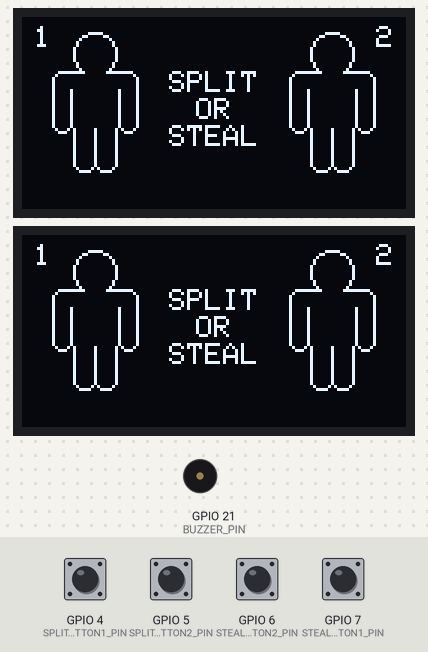
A sketch run on a simulated ESP32-S3. Parts: 2 × 128×64 one-colour display, buzzer (waves = sounding). Inputs (shaded band) come from the test bench; at power-on: GPIO 4 (SPLITBUTTON1_PIN), GPIO 5 (SPLITBUTTON2_PIN), GPIO 6 (STEALBUTTON2_PIN), GPIO 7 (STEALBUTTON1_PIN) HIGH. The display library's start-up logo is not drawn; EEPROM starts erased; what the sketch prints to the serial monitor is not drawn.

Above: at 1.8 s.
1.9 s: GPIO 4 (SPLITBUTTON1_PIN) pulled LOW for 0.15 s
At 2.06 s:
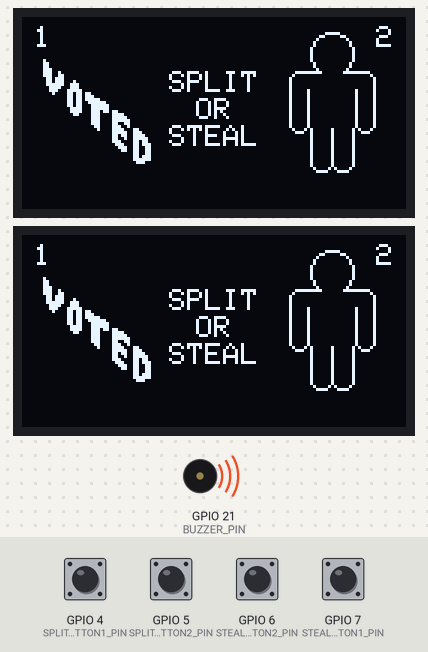
At 3.3 s:
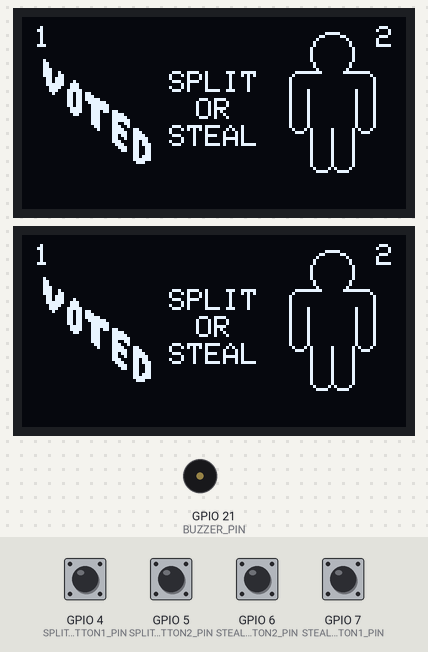
3.6 s: GPIO 5 (SPLITBUTTON2_PIN) pulled LOW for 0.15 s
At 8.3 s:
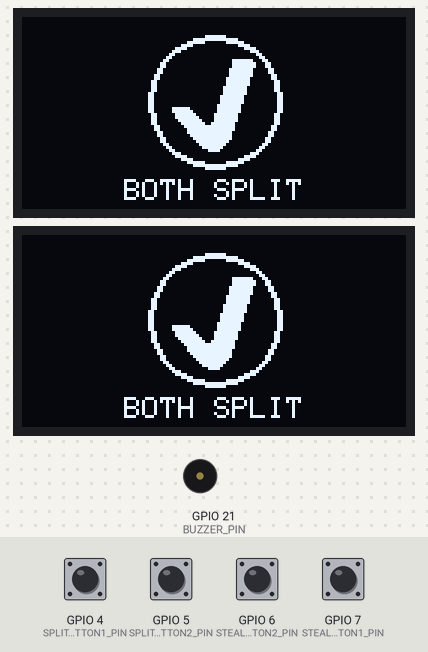
Timing chart, 0 to 9.8 s (numbered marks = the images above; inputs shaded):
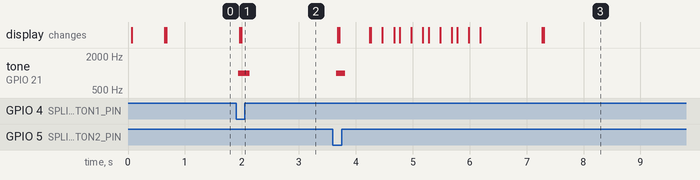

Measured:
- after the input at 1.9 s, tone on GPIO 21 (BUZZER_PIN): silent → 1000 Hz at once, → silent 0.20 s later; the display: first changes after 0.07 s (image 1 shows a later state)
- after the input at 3.6 s, tone on GPIO 21 (BUZZER_PIN): silent → 1000 Hz after 0.06 s, → silent 0.15 s later; the display: first changes after 0.09 s (image 3 shows a later state)

The sketch:

falloutsplitsteal.ino
```cpp
#include "icons.h"

//non-volatile storage
#include <Preferences.h>

#define INITIALIZED_KEY "INITIALIZE"
#define TOTAL_TRIALS_KEY "NUM_TRIALS"
#define TOTAL_SPLIT_STEAL_KEY "TOTAL_SPLIT_STEAL_KEY"
#define TOTAL_SPLIT_SPLIT_KEY "TOTAL_SPLIT_SPLIT_KEY"
#define TOTAL_STEAL_STEAL_KEY "TOTAL_STEAL_STEAL_KEY"
#define NVM_NAMESPACE "nvm"


Preferences nvm;
int split_splits = -2;
int split_steals = -2;
int steal_steals = -2;

//ms between cycles
#define TICK_SPEED 50

//for SPI SSD1306 screen
#include <SPI.h>
#include <Adafruit_GFX.h>
#include <Adafruit_SSD1306.h>

#define SPLITBUTTON1_PIN 4
#define SPLITBUTTON2_PIN 5
#define STEALBUTTON1_PIN 7
#define STEALBUTTON2_PIN 6

#define OLED_DC  2
#define OLED1_CS 3
#define OLED2_CS 9
#define OLED_CLK 8
#define OLED_MOSI 10
#define OLED_RST 20

#define BUZZER_PIN 21

#define SCREEN_WIDTH 128
#define SCREEN_HEIGHT 64

// buzzer params

const long BUZZER_LENGTH = 200;
long lastBuzzer = -BUZZER_LENGTH;

// 2nd to last parameter is pin of RST, set to -1 because not needed
Adafruit_SSD1306 display1(SCREEN_WIDTH, SCREEN_HEIGHT, OLED_MOSI, OLED_CLK, OLED_DC, OLED_RST, OLED1_CS);
Adafruit_SSD1306 display2(SCREEN_WIDTH, SCREEN_HEIGHT, OLED_MOSI, OLED_CLK, OLED_DC, -1, OLED2_CS);

//animations
struct Animation {
  const bool* anim;
  uint8_t fps;
  uint8_t frames;
  uint8_t width;
  uint8_t height;
  bool loop;
  int currentTick = 0; //milliseconds, tracks current time
};

struct Animation PersonIcon {
  &(PERSONICON[0][0][0]),
  1,1,
  49,49,
  true, 0
};
struct Animation CircleIcon {
  &(CIRCLEICON[0][0][0]),
  1,1,
  32,32,
  true, 0
};
struct Animation HandshakeIcon {
  &(HANDSHAKEICON[0][0][0]),
  1,1,
  40,40,
  true, 0
};
struct Animation DevilIcon {
  &(DEVILICON[0][0][0]),
  1,1,
  40,40,
  true, 0
};
struct Animation SadIcon {
  &(SADICON[0][0][0]),
  1,1,
  40,40,
  true, 0
};
struct Animation SkullIcon {
  &(SKULLICON[0][0][0]),
  1,1,
  40,40,
  true, 0
};
struct Animation ErrorIcon {
  &(ERRORICON[0][0][0]),
  1,1,
  40,40,
  true, 0
};
struct Animation CheckmarkIcon {
  &(CHECKMARKICON[0][0][0]),
  1,1,
  49,49,
  true, 0
};
struct Animation VotedIcon {
  &(VOTEDICON[0][0][0]),
  1,1,
  49,53,
  true, 0
};
struct Animation LoadingAnim1 {
  &(LOADINGANIM[0][0][0]),
  12,12,
  48,48,
  false, 0
};
struct Animation LoadingAnim2 {
  &(LOADINGANIM[0][0][0]),
  12,12,
  48,48,
  false, 0
};

//statistic functions, dangerous
    // Helper function to calculate erf(x) using Abramowitz and Stegun's approximation
double erf(double x) {
    // constants
    double p = 0.3275911;
    double a1 = 0.254829592;
    double a2 = -0.284496736;
    double a3 = 1.421413741;
    double a4 = -1.453152027;
    double a5 = 1.061405429;

    // Save the sign of x
    int sign = 1;
    if (x < 0) sign = -1;
    x = abs(x);

    // A&S formula 7.1.26
    double t = 1.0 / (1.0 + p * x);
    double y = 1.0 - (((((a5 * t + a4) * t) + a3) * t + a2) * t + a1) * t * exp(-x * x);

    return sign * y;
}
    // Main function to calculate normalcdf(-infinity, z)
double normalCDF(double z) {
    return z != 0 ? 0.5 * erf(z) : 0;
}
double calculateZScore(){
  return (
    ((double)(split_splits*2 + split_steals)) / ((split_splits + split_steals + steal_steals)*2) - 0.50
  ) / (
    sqrt(0.25 / ((split_splits + split_steals + steal_steals)*2)));
}

//non-volatile memory functions
void initMemory(){
  if(!nvm.getBool(INITIALIZED_KEY, false)){
    Serial.println("Initializing default parameters");
    nvm.putBool(INITIALIZED_KEY, true);
    nvm.putInt(TOTAL_SPLIT_SPLIT_KEY, 0);
    nvm.putInt(TOTAL_SPLIT_STEAL_KEY, 0);
    nvm.putInt(TOTAL_STEAL_STEAL_KEY, 0);
  }
  split_splits = nvm.getInt(TOTAL_SPLIT_SPLIT_KEY);
  split_steals = nvm.getInt(TOTAL_SPLIT_STEAL_KEY);
  steal_steals = nvm.getInt(TOTAL_STEAL_STEAL_KEY);

}
void saveMemory(){
  nvm.putInt(TOTAL_SPLIT_SPLIT_KEY, split_splits);
  nvm.putInt(TOTAL_SPLIT_STEAL_KEY, split_steals);
  nvm.putInt(TOTAL_STEAL_STEAL_KEY, steal_steals);
}
//animation functions
void playAnimation(
  Adafruit_SSD1306 &display,
  Animation &anim,
  int x,
  int y
){
  playAnimation(display, anim, x, y, true);
}
void playAnimation(
  Adafruit_SSD1306 &display,
  Animation &anim,
  int x,
  int y,
  bool overwrite
){
  bool finished = anim.currentTick >= (int)((1000.0/anim.fps)*(anim.frames));
  uint8_t frame = min((int)(anim.currentTick/(1000.0/anim.fps)), anim.frames-1);
  for(int i = 0; i < anim.height; i++){
    for(int j = 0; j < anim.width; j++){
      if(!overwrite && !anim.anim[frame*anim.width*anim.height + anim.width*i + j]){
        continue;
      }
      display.drawPixel(x+j, y+i, anim.anim[frame*anim.width*anim.height + anim.width*i + j]);
    }
  }
  if(anim.frames <= 1) return;

  if(!finished) {
    anim.currentTick += TICK_SPEED;
  } else if(anim.loop){
    anim.currentTick = 0;
  }
}

int player1_choice = 0;
int player2_choice = 0;
bool reset = 0;

void setBuzzer(){
  lastBuzzer = millis();
}

void setup() {
  Serial.begin(115200);

  Serial.println("! Starting...");
  pinMode(SPLITBUTTON1_PIN, INPUT_PULLUP);
  Serial.println("! Pass pin 1");
  pinMode(SPLITBUTTON2_PIN, INPUT_PULLUP);
  Serial.println("! Pass pin 2");
  pinMode(STEALBUTTON1_PIN, INPUT_PULLUP);
  Serial.println("! Pass pin 3");
  pinMode(STEALBUTTON2_PIN, INPUT_PULLUP);
  Serial.println("! Pass pin 4");
  //button interrupt setup
  attachInterrupt(digitalPinToInterrupt(SPLITBUTTON1_PIN),
                  [](){
                    if(player1_choice == 0){
                      player1_choice = 1;
                      setBuzzer();
                    }
                  },
                  FALLING);
  Serial.println("! Pass interrupt 1");
  attachInterrupt(digitalPinToInterrupt(SPLITBUTTON2_PIN),
                  [](){
                    if(player2_choice == 0) {
                      player2_choice = 1;
                      setBuzzer();
                    }
                  },
                  FALLING);
  Serial.println("! Pass interrupt 2");
  attachInterrupt(digitalPinToInterrupt(STEALBUTTON1_PIN),
                  [](){
                    if(player1_choice == 0) {
                      player1_choice = -1;
                      setBuzzer();
                    }
                  },
                  FALLING);
  Serial.println("! Pass interrupt 3");
  attachInterrupt(digitalPinToInterrupt(STEALBUTTON2_PIN),
                  [](){
                    if(player2_choice == 0) {
                      player2_choice = -1;
                      setBuzzer();
                    }
                  },
                  FALLING);
  Serial.println("! Pass interrupt 4");
  pinMode(BUZZER_PIN, OUTPUT);

  if(!display1.begin(SSD1306_SWITCHCAPVCC)){
    Serial.println("!! DISPLAY 1 FAILURE");
    for(;;);
  }
  display1.display();
  Serial.println("! Pass display 1");

  if(!display2.begin(SSD1306_SWITCHCAPVCC)){
    Serial.println("!! DISPLAY 2 FAILURE");
    for(;;);
  }
  display2.display();
  Serial.println("! Pass display 2");

  // -----
  nvm.begin(NVM_NAMESPACE, false);
  initMemory();
  Serial.println("! Pass non-volatile memory setup");
  // -----
  Serial.println("! Exiting setup ...");

  display2.setTextSize(1);      // Normal 1:1 pixel scale
  display2.setTextColor(SSD1306_WHITE); // Draw white text
  display2.setCursor(0, 0);     // Start at top-left corner
  display2.cp437(true);         // Use full 256 char 'Code Page 437' font


  display1.setTextSize(1);      // Normal 1:1 pixel scale
  display1.setTextColor(SSD1306_WHITE); // Draw white text
  display1.setCursor(0, 0);     // Start at top-left corner
  display1.cp437(true);         // Use full 256 char 'Code Page 437' font5

  delay(500);
}
void drawCenteredText(
  Adafruit_SSD1306 &display,
  const char *text,
  int16_t x,
  int16_t y,
  bool xIsCenter = true,
  bool yIsCenter = true
){
  uint16_t w, h;
  int16_t x1, y1;
  display.getTextBounds(text, 0, 0, &x1, &y1, &w, &h);
  display.setCursor(
    xIsCenter ? x-(w/2) : x,
    yIsCenter ? y-(h/2) : y
  );
  display.print(text);
}
void resultScreen(
  Adafruit_SSD1306 &display,
  int selfchoice,
  int opponentchoice
){
  Animation selectedAnimation =
    selfchoice > opponentchoice ? DevilIcon :
    selfchoice < opponentchoice ? SadIcon :
    selfchoice == -1 && opponentchoice == -1 ? SkullIcon :
    selfchoice == 1 && opponentchoice == 1 ? CheckmarkIcon :
    ErrorIcon;
  const char *txt = selfchoice > opponentchoice ? "YOU STOLE SUCCESSFUL" :
      selfchoice < opponentchoice ? "YOU GOT STOLEN FROM" :
      selfchoice == -1 && opponentchoice == -1 ? "BOTH STOLE" :
      selfchoice == 1 && opponentchoice == 1 ? "BOTH SPLIT" :
      "ERROR";
  playAnimation(display, selectedAnimation,
  SCREEN_WIDTH/2 - selectedAnimation.width/2,
  4);
  drawCenteredText(
    display, txt,
    SCREEN_WIDTH/2,
    SCREEN_HEIGHT-10,
    true, false
  );
}
void statisticsScreen(
  Adafruit_SSD1306 &display
){
  display.clearDisplay();
  display.setTextSize(1);
  drawCenteredText(
    display,
    "TOTAL STATS",
    SCREEN_WIDTH/2, 4,
    true, false
  );
  display.setTextSize(1);
  drawCenteredText(
    display,
    String(String(split_splits) + " split-split").c_str(),
    SCREEN_WIDTH/2, 20,
    true, false
  );
  drawCenteredText(
    display,
    String(String(split_steals) + " split-steal").c_str(),
    SCREEN_WIDTH/2, 30,
    true, false
  );
  drawCenteredText(
    display,
    String(String(steal_steals) + " steal-steal").c_str(),
    SCREEN_WIDTH/2, 40,
    true, false
  );
}
void confidenceScreen(
  Adafruit_SSD1306 &display
){
  display.clearDisplay();
  double zScore = calculateZScore();
  double confidence = (normalCDF(abs(zScore)) - normalCDF(0))*2;
  if(zScore != 0.0){
    display.setTextSize(2);
    drawCenteredText(
      display,
      String(String(confidence*100, 2) + "%").c_str(),
      SCREEN_WIDTH/2, 20,
      true, false
    );
    display.setTextSize(1);
    drawCenteredText(
      display,
      "We are",
      SCREEN_WIDTH/2, 10,
      true, true
    );
    drawCenteredText(
      display,
      "confident that HACK",
      SCREEN_WIDTH/2, 40,
      true, true
    );
    drawCenteredText(
      display,
      String("CLUB is " + String(calculateZScore() < 0 ? "EVIL" : "GOOD")).c_str(),
      SCREEN_WIDTH/2, 50,
      true, true
    );
  } else {
    drawCenteredText(
      display,
      "equal splits & steals",
      SCREEN_WIDTH/2, SCREEN_HEIGHT/2,
      true, true
    );
    drawCenteredText(
      display,
      "unable to determine",
      SCREEN_WIDTH/2, 44,
      true, false
    );
  }
}

void checkBuzzer(){
  if(millis() - lastBuzzer < BUZZER_LENGTH ){
    tone(BUZZER_PIN, 1000);
  } else {
    noTone(BUZZER_PIN);
  }
}
//choices : 0 = no choice yet, 1 = split, -1 = steal
void loop() {
  checkBuzzer();
  if(reset==1){
    delay(4000);
    display1.clearDisplay();
    display2.clearDisplay();
    display1.display();
    display2.display();
    delay(1000);
    LoadingAnim1.currentTick = 0;
    LoadingAnim2.currentTick = 0;
    player1_choice = 0;
    player2_choice = 0;
    reset = 0;
  }
  display1.clearDisplay();
  display2.clearDisplay();
  if(player1_choice == 0 || player2_choice == 0){
    for(int i = 1; i <= 2; i++){
      drawCenteredText(
        i == 1 ? display1 : display2,
        "SPLIT",
        SCREEN_WIDTH/2,
        18,
        true,
        false
      );
      drawCenteredText(
        i == 1 ? display1 : display2,
        "OR",
        SCREEN_WIDTH/2,
        27,
        true,
        false
      );
      drawCenteredText(
        i == 1 ? display1 : display2,
        "STEAL",
        SCREEN_WIDTH/2,
        36,
        true,
        false
      );
      playAnimation(
        i == 1 ? display1 : display2,
        player1_choice == 0 ? PersonIcon : VotedIcon,
        0,
        5
      );
      playAnimation(
        i == 1 ? display1 : display2,
        player2_choice == 0 ? PersonIcon : VotedIcon,
        (SCREEN_WIDTH-(player2_choice == 0 ? PersonIcon.width : VotedIcon.width)),
        5
      );
      drawCenteredText(
        i == 1 ? display1 : display2,
        "1                  2",
        SCREEN_WIDTH/2,
        3,
        true,
        false
      );
    }
  } else {
    for(int i = 1; i <= 2; i++){
      playAnimation(
        i == 1 ? display1 : display2,
        VotedIcon,
        0,
        5
      );
      playAnimation(
        i == 1 ? display1 : display2,
        VotedIcon,
        (SCREEN_WIDTH-(player2_choice == 0 ? PersonIcon.width : VotedIcon.width)),
        5
      );
    }
    display1.display();
    display2.display();
    for(int i = 0; i < 500/TICK_SPEED; i++){
      delay(TICK_SPEED);
      checkBuzzer();
    }
    if(player1_choice > player2_choice || player2_choice > player1_choice){
      split_steals++;
    } else if(player1_choice == -1 && player2_choice == -1){
      steal_steals++;
    } else {
      split_splits++;
    }
    saveMemory();
    for(int i = 0; i < 1500/TICK_SPEED; i++){
      display1.clearDisplay();
      display2.clearDisplay();
      playAnimation(
        display1, LoadingAnim1,
        (SCREEN_WIDTH/2-LoadingAnim1.width/2),
        (SCREEN_HEIGHT/2-LoadingAnim1.height/2)
      );
      playAnimation(
        display2, LoadingAnim2,
        (SCREEN_WIDTH/2-LoadingAnim2.width/2),
        (SCREEN_HEIGHT/2-LoadingAnim2.height/2)
      );
      display1.display();
      display2.display();
      checkBuzzer();
      delay(TICK_SPEED);
    }

    resultScreen(display1, player1_choice, player2_choice);
    resultScreen(display2, player2_choice, player1_choice);
    reset = 1;
    display1.display();
    display2.display();

    delay(3200);

    statisticsScreen(display1);
    statisticsScreen(display2);

    display1.display();
    display2.display();

    delay(2000);

    confidenceScreen(display1);
    confidenceScreen(display2);

    display1.display();
    display2.display();
  }

  // ...
  display1.display();
  display2.display();


  delay(TICK_SPEED);
}
```

Source omitted: icons.h (304974 bytes)
